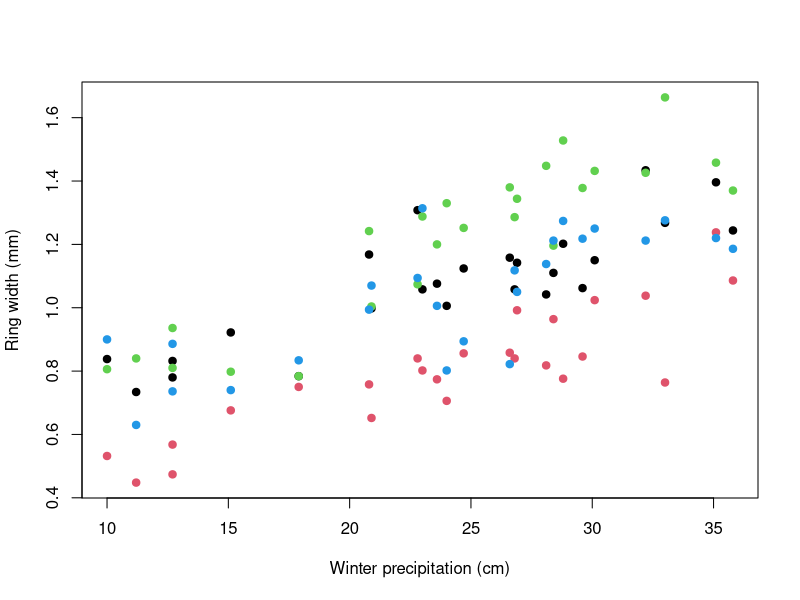
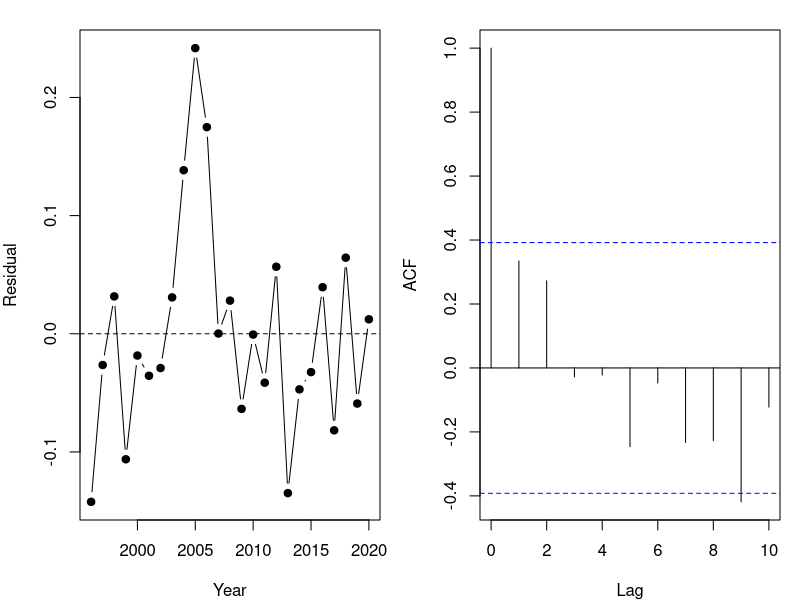

Source code (R) for these figures, in order:

#  NRES 746, Week 11: linear models as likelihoods, linear algebra, modeling variance =========
#  R demos only; sections match the Week 11 web page. Needs mvtnorm, lme4, nlme.

# STANDARD STATISTICS AS LIKELIHOOD MODELS ============================================

rm(list = ls())

# 3. One model behind lm() ------------------------------------------------------------

# pinyon ring widths (mm): 4 stands x 5 trees x 25 years; simulated
set.seed(21)
years <- 1996:2020
n_yr <- length(years)
precip <- round(rgamma(n_yr, shape = 9, scale = 22 / 9), 1)   # winter precipitation (cm)
stand_eff <- rnorm(4, 0, 0.12)
ar_dev <- matrix(0, 4, n_yr)            # shared year-to-year deviations within each stand
for (j in 1:4) {
  ar_dev[j, 1] <- rnorm(1, 0, 0.08 / sqrt(1 - 0.6^2))
  for (t in 2:n_yr) ar_dev[j, t] <- 0.6 * ar_dev[j, t - 1] + rnorm(1, 0, 0.08)
}
rings <- expand.grid(year = years, tree = 1:5, stand = LETTERS[1:4])
rings$tree_id <- paste0(rings$stand, rings$tree)
tree_eff <- setNames(rnorm(20, 0, 0.1), unique(rings$tree_id))
j <- match(rings$stand, LETTERS)
t <- match(rings$year, years)
rings$precip <- precip[t]
rings$width <- round(0.35 + stand_eff[j] + tree_eff[rings$tree_id] + 0.025 * rings$precip +
                       ar_dev[cbind(j, t)] + rnorm(nrow(rings), 0, 0.1), 2)

# stand chronologies: mean of the 5 trees in each stand and year
chron <- aggregate(width ~ stand + year + precip, data = rings, FUN = mean)
chron <- chron[order(chron$stand, chron$year), ]
head(chron)

plot(width ~ precip, data = chron, col = as.integer(factor(chron$stand)), pch = 19,
     xlab = "Winter precipitation (cm)", ylab = "Ring width (mm)")

# ANCOVA: one intercept per stand (a[1:4]), shared slope b; sigma on the log scale
nll_ancova <- function(par, dat) {
  a <- par[1:4]
  b <- par[5]
  sigma <- exp(par[6])
  mu <- a[as.integer(dat$stand)] + b * dat$precip
  -sum(dnorm(dat$width, mu, sigma, log = TRUE))
}
chron$stand <- factor(chron$stand)
fit_ancova <- optim(c(rep(0.5, 4), 0, log(0.1)), nll_ancova, dat = chron,
                    method = "BFGS", control = list(maxit = 1000))
fit_lm <- lm(width ~ 0 + stand + precip, data = chron)   # 0 + : one intercept per stand

cbind(optim = fit_ancova$par[1:5], lm = coef(fit_lm))
c(optim = exp(fit_ancova$par[6]), lm = summary(fit_lm)$sigma)   # MLE divides by n; lm by n - 5

#  [PAUSE] Each precipitation value is shared by all four stands in a year. Does that matter for independence?

# 4. The model matrix -----------------------------------------------------------------

rows_1996 <- chron$year == 1996
model.matrix(~ 0 + stand + precip, data = chron)[rows_1996, ]   # one column per stand
model.matrix(~ stand + precip, data = chron)[rows_1996, ]       # R's default coding
coef(lm(width ~ stand + precip, data = chron))

#  [PAUSE] In a model with an intercept, why can't R include indicator columns for all four stands?

# 5. Generalized linear models --------------------------------------------------------

tree_means <- aggregate(width ~ stand + tree_id, data = rings, FUN = mean)
set.seed(5)
tree_means$cones <- rpois(20, exp(-0.5 + 3 * tree_means$width))

# Poisson GLM by hand: log(mu) = a + b * width
nll_pois <- function(par) {
  -sum(dpois(tree_means$cones, exp(par[1] + par[2] * tree_means$width), log = TRUE))
}
fit_pois <- optim(c(0, 1), nll_pois, method = "BFGS")
fit_glm <- glm(cones ~ width, family = poisson, data = tree_means)
cbind(optim = fit_pois$par, glm = coef(fit_glm))

# Discussion: lag-1 correlation of ANCOVA residuals within stands
mean(sapply(split(resid(fit_lm), chron$stand), function(r) cor(r[-1], r[-length(r)])))

# Bonus: nonlinear least squares ------------------------------------------------------

fit_nls <- nls(width ~ a * precip / (b + precip), data = chron,
               start = list(a = 1.5, b = 20))
coef(fit_nls)


# LINEAR ALGEBRA FOR STATISTICS =======================================================

# 1. Vectors and matrices -------------------------------------------------------------

A <- matrix(c(2, 1, 0, 3, -1, 4), nrow = 2)
A
dim(A)
A[2, 3]     # row 2, column 3

# 2. Matrix multiplication ------------------------------------------------------------

X <- model.matrix(~ stand + precip, data = chron)
beta_hat <- coef(lm(width ~ stand + precip, data = chron))
mu_hat <- X %*% beta_hat               # 100 x 5 times 5 x 1 = 100 x 1
all.equal(as.vector(mu_hat), unname(fitted(lm(width ~ stand + precip, data = chron))))

# 3. Transpose, identity, and inverse -------------------------------------------------

# normal equations: t(X) X beta = t(X) y
XtX <- t(X) %*% X
XtX                                      # 5 x 5
beta_ne <- solve(XtX, t(X) %*% chron$width)   # solves XtX beta = Xty
cbind(normal_eq = as.vector(beta_ne), lm = beta_hat)

#  [PAUSE] Suppose X also had an indicator column for stand A. What would go wrong with solve(XtX)?

# 4. Determinant and quadratic form ---------------------------------------------------

# with V = sigma^2 I, the MVN is a product of univariate normals
library(mvtnorm)
r <- resid(fit_lm)
sigma_mle <- sqrt(mean(r^2))
c(sum_dnorm = sum(dnorm(r, 0, sigma_mle, log = TRUE)),
  dmvnorm = dmvnorm(r, rep(0, 100), sigma_mle^2 * diag(100), log = TRUE))

# 5. Valid covariance matrices --------------------------------------------------------

V_ok <- matrix(c(4, 1, 1, 2), 2)       # variances 4 and 2, covariance 1
eigen(V_ok)$values                     # all positive: positive definite


# MODELING VARIANCE: RANDOM EFFECTS AND AUTOCORRELATION ===============================

# 3. A random intercept ---------------------------------------------------------------

# V = sigma_b^2 Z Z^T + sigma^2 I: block diagonal, one 5 x 5 block per stand
y_tree <- tree_means$width
Z <- model.matrix(~ 0 + stand, data = tree_means)
ZZt <- Z %*% t(Z)
V_ri <- function(sigma_b, sigma) sigma_b^2 * ZZt + sigma^2 * diag(20)
V_ri(0.12, 0.1)[1:7, 1:7]     # first stand's block, and the start of the next

nll_ri <- function(par) {
  V <- V_ri(exp(par[2]), exp(par[3]))
  -dmvnorm(y_tree, rep(par[1], 20), V, log = TRUE)
}
fit_ri <- optim(c(mean(y_tree), log(0.1), log(0.1)), nll_ri, method = "BFGS")
c(mu = fit_ri$par[1], sigma_b = exp(fit_ri$par[2]), sigma = exp(fit_ri$par[3]))

library(lme4)
fit_lmer <- lmer(width ~ 1 + (1 | stand), data = tree_means, REML = FALSE)
fixef(fit_lmer)
as.data.frame(VarCorr(fit_lmer))[, c("grp", "sdcor")]

sb_hat <- exp(fit_ri$par[2])
s_hat <- exp(fit_ri$par[3])
sb_hat^2 / (sb_hat^2 + s_hat^2)       # intraclass correlation

#  [PAUSE] The among-stand SD comes from only four stands. How much would you trust it?

# 4. Autocorrelation: AR(1) -----------------------------------------------------------

chron_a <- chron[chron$stand == "A", ]
chron_a$year_c <- chron_a$year - 2008          # centered year: 0 = 2008
fit_lm_a <- lm(width ~ precip + year_c, data = chron_a)
summary(fit_lm_a)$coefficients
par(mfrow = c(1, 2), mar = c(4, 4, 1.5, 1))
plot(chron_a$year, resid(fit_lm_a), type = "b", pch = 19, xlab = "Year", ylab = "Residual")
abline(h = 0, lty = 2)
acf(resid(fit_lm_a), main = "", lag.max = 10)
par(mfrow = c(1, 1))

# AR(1) covariance: V_st = sigma^2 / (1 - rho^2) * rho^|s - t|
lags <- abs(outer(1:25, 1:25, "-"))
V_ar1 <- function(rho, sigma) sigma^2 / (1 - rho^2) * rho^lags
round(V_ar1(0.6, 0.08)[1:5, 1:5], 4)

# mean: a + b * precip + c * year_c; AR(1) errors with rho = tanh(par[4]), sigma = exp(par[5])
nll_ar1 <- function(par) {
  mu <- par[1] + par[2] * chron_a$precip + par[3] * chron_a$year_c
  V <- V_ar1(tanh(par[4]), exp(par[5]))
  -dmvnorm(chron_a$width, mu, V, log = TRUE)
}
fit_ar1 <- optim(c(coef(fit_lm_a), 0, log(0.1)), nll_ar1, method = "BFGS", hessian = TRUE)
c(a = fit_ar1$par[1], b = fit_ar1$par[2], c = fit_ar1$par[3],
  rho = tanh(fit_ar1$par[4]), sigma = exp(fit_ar1$par[5]))

library(nlme)
fit_gls <- gls(width ~ precip + year_c, data = chron_a,
               correlation = corAR1(form = ~ year), method = "ML")
coef(fit_gls)
coef(fit_gls$modelStruct$corStruct, unconstrained = FALSE)   # rho

# trend: estimate, SE, p under independence vs. AR(1) (Hessian SE)
se_ar1 <- sqrt(diag(solve(fit_ar1$hessian)))
summary(fit_lm_a)$coefficients["year_c", ]
c(estimate = fit_ar1$par[3], se = se_ar1[3], p = 2 * pnorm(-abs(fit_ar1$par[3] / se_ar1[3])))

#  [PAUSE] With rho near 0.9, what does one AR(1) series look like? How would you tell it from a slow trend?

# 5. Why these models are harder to fit -----------------------------------------------

# milliseconds per NLL evaluation, averaged over 'reps' evaluations
time_nll <- function(n, reps = 10) {
  y <- rnorm(n)
  V <- 0.5^abs(outer(1:n, 1:n, "-"))
  ms <- function(expr) 1000 * system.time(for (i in 1:reps) expr)[["elapsed"]] / reps
  c(n = n, independent = ms(sum(dnorm(y, 0, 1, log = TRUE))),
    mvn = ms(dmvnorm(y, rep(0, n), V, log = TRUE)))
}
set.seed(1)
timings <- t(sapply(c(250, 500, 1000, 2000), time_nll))
timings

# Bonus: a random intercept and AR(1) together ----------------------------------------

Z_chron <- model.matrix(~ 0 + stand, data = chron)
V_combined <- function(sigma_b, rho, sigma) {
  sigma_b^2 * Z_chron %*% t(Z_chron) + kronecker(diag(4), V_ar1(rho, sigma))
}
nll_combined <- function(par) {
  mu <- par[1] + par[2] * chron$precip
  V <- V_combined(exp(par[3]), tanh(par[4]), exp(par[5]))
  -dmvnorm(chron$width, mu, V, log = TRUE)
}
fit_comb <- optim(c(0.4, 0.02, log(0.1), 0, log(0.1)), nll_combined, method = "BFGS",
                  control = list(maxit = 1000))
c(a = fit_comb$par[1], b = fit_comb$par[2], sigma_b = exp(fit_comb$par[3]),
  rho = tanh(fit_comb$par[4]), sigma = exp(fit_comb$par[5]))

fit_lme <- lme(width ~ precip, random = ~ 1 | stand, data = chron,
               correlation = corAR1(form = ~ year | stand), method = "ML")
fixef(fit_lme)
coef(fit_lme$modelStruct$corStruct, unconstrained = FALSE)
c(-fit_comb$value, logLik(fit_lme))       # same maximized log-likelihood
